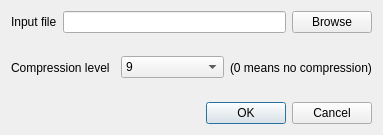
<ui version="4.0" >
 <class>AddISODialog</class>
 <widget class="QDialog" name="AddISODialog" >
  <property name="windowModality" >
   <enum>Qt::ApplicationModal</enum>
  </property>
  <property name="enabled" >
   <bool>true</bool>
  </property>
  <property name="geometry" >
   <rect>
    <x>0</x>
    <y>0</y>
    <width>383</width>
    <height>135</height>
   </rect>
  </property>
  <property name="windowTitle" >
   <string>Add ISO</string>
  </property>
  <layout class="QVBoxLayout" >
   <item>
    <layout class="QHBoxLayout" >
     <item>
      <widget class="QLabel" name="labelFile" >
       <property name="text" >
        <string>Input file</string>
       </property>
      </widget>
     </item>
     <item>
      <widget class="QLineEdit" name="lineEditFile" >
       <property name="readOnly" >
        <bool>true</bool>
       </property>
      </widget>
     </item>
     <item>
      <widget class="QPushButton" name="pushButtonFile" >
       <property name="text" >
        <string>Browse</string>
       </property>
      </widget>
     </item>
    </layout>
   </item>
   <item>
    <layout class="QHBoxLayout" >
     <item>
      <widget class="QLabel" name="labelCompression" >
       <property name="text" >
        <string>Compression level</string>
       </property>
      </widget>
     </item>
     <item>
      <widget class="QComboBox" name="comboBoxCompression" >
       <property name="currentIndex" >
        <number>9</number>
       </property>
       <item>
        <property name="text" >
         <string>0</string>
        </property>
       </item>
       <item>
        <property name="text" >
         <string>1</string>
        </property>
       </item>
       <item>
        <property name="text" >
         <string>2</string>
        </property>
       </item>
       <item>
        <property name="text" >
         <string>3</string>
        </property>
       </item>
       <item>
        <property name="text" >
         <string>4</string>
        </property>
       </item>
       <item>
        <property name="text" >
         <string>5</string>
        </property>
       </item>
       <item>
        <property name="text" >
         <string>6</string>
        </property>
       </item>
       <item>
        <property name="text" >
         <string>7</string>
        </property>
       </item>
       <item>
        <property name="text" >
         <string>8</string>
        </property>
       </item>
       <item>
        <property name="text" >
         <string>9</string>
        </property>
       </item>
      </widget>
     </item>
     <item>
      <widget class="QLabel" name="label" >
       <property name="text" >
        <string>(0 means no compression)</string>
       </property>
      </widget>
     </item>
    </layout>
   </item>
   <item>
    <widget class="QDialogButtonBox" name="buttonBox" >
     <property name="standardButtons" >
      <set>QDialogButtonBox::Cancel|QDialogButtonBox::NoButton|QDialogButtonBox::Ok</set>
     </property>
    </widget>
   </item>
  </layout>
 </widget>
 <resources/>
 <connections/>
</ui>
